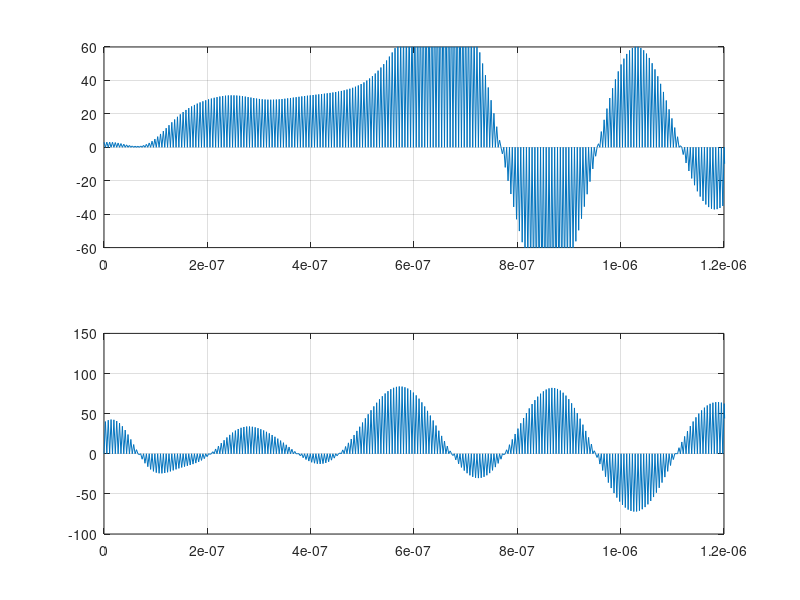
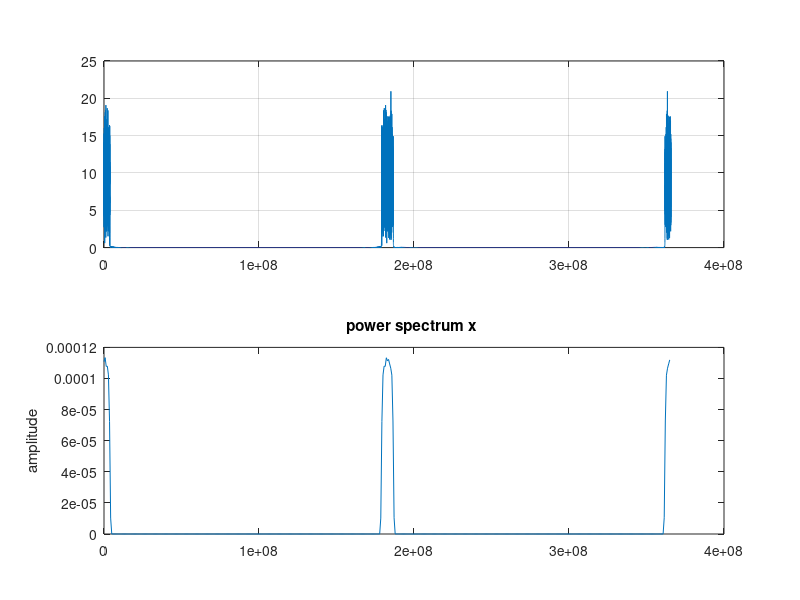
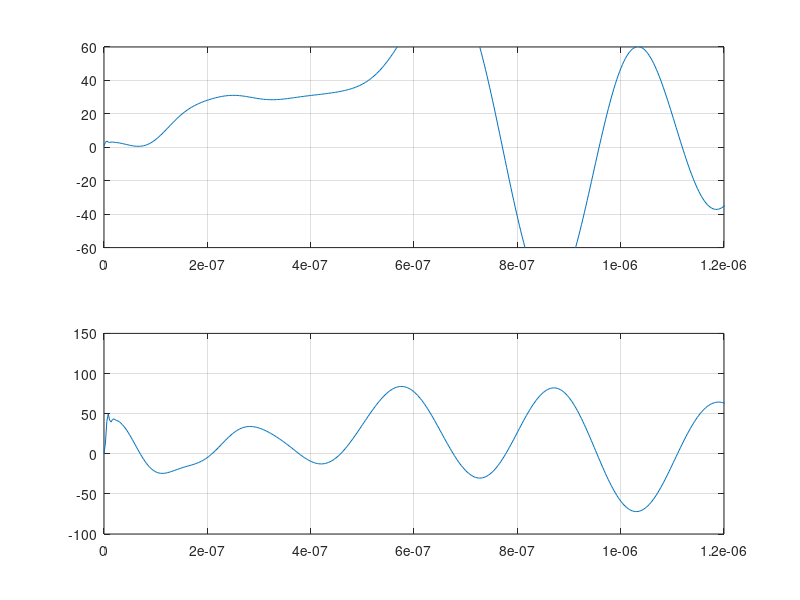
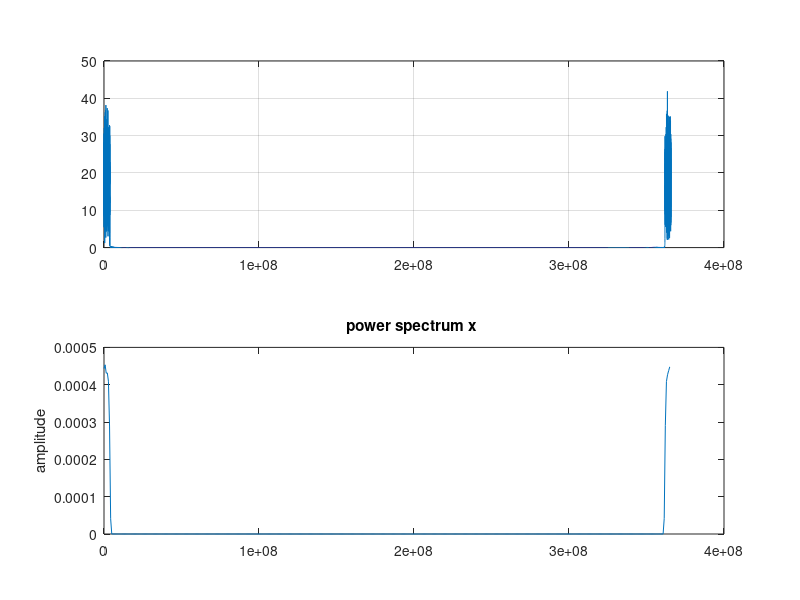

These figures' MATLAB source, in order:
%DVB-T 2K Reception
clear all;
close all;
Tu=224e-6; %useful OFDM symbol period
T=Tu/2048; %baseband elementary period
G=0; %choice of 1/4, 1/8, 1/16, and 1/32
delta=G*Tu; %guard band duration
Ts=delta+Tu; %total OFDM symbol period
Kmax=1705; %number of subcarriers
Kmin=0;
FS=4096; %IFFT/FFT length
q=10; %carrier period to elementary period ratio
fc=q*1/T; %carrier frequency
Rs=4*fc; %simulation period
t=0:1/Rs:Tu;
tt=0:T/2:Tu;
%Data generator
sM = 2;
[x,y] = meshgrid((-sM+1):2:(sM-1),(-sM+1):2:(sM-1));
alphabet = x(:) + 1i*y(:);
N=Kmax+1;
rand('state',0);
a=-1+2*round(rand(N,1)).'+i*(-1+2*round(rand(N,1))).';
A=length(a);
info=zeros(FS,1);
info(1:(A/2)) = [ a(1:(A/2)).'];
info((FS-((A/2)-1)):FS) = [ a(((A/2)+1):A).'];
carriers=FS.*ifft(info,FS);
%Upconverter
L = length(carriers);
chips = [ carriers.';zeros((2*q)-1,L)];
p=1/Rs:1/Rs:T/2;
g=ones(length(p),1);
dummy=conv(g,chips(:));
u=[dummy; zeros(46,1)];
[b,aa] = butter(13,1/20);
uoft = filter(b,aa,u);
delay=64; %Reconstruction filter delay
s_tilde=(uoft(delay+(1:length(t))).').*exp(1i*2*pi*fc*t);
14
s=real(s_tilde);
%OFDM RECEPTION
%Downconversion
r_tilde=exp(-1i*2*pi*fc*t).*s; %(F)
figure(1);
subplot(211);
plot(t,real(r_tilde));
axis([0e-7 12e-7 -60 60]);
grid on;
figure(1);
subplot(212);
plot(t,imag(r_tilde));
axis([0e-7 12e-7 -100 150]);
grid on;
figure(2);
ff=(Rs)*(1:(q*FS))/(q*FS);
subplot(211);
plot(ff,abs(fft(r_tilde,q*FS))/FS);
grid on;
figure(2);
subplot(212);
pwelch(r_tilde,[],[],[],Rs);
%Carrier suppression
[B,AA] = butter(3,1/2);
r_info=2*filter(B,AA,r_tilde); %Baseband signal continuous-time (G)
figure(3);
subplot(211);
plot(t,real(r_info));
axis([0 12e-7 -60 60]);
grid on;
figure(3);
subplot(212);
plot(t,imag(r_info));
axis([0 12e-7 -100 150]);
grid on;
figure(4);
f=(2/T)*(1:(FS))/(FS);
subplot(211);
plot(ff,abs(fft(r_info,q*FS))/FS);
grid on;
subplot(212);
pwelch(r_info,[],[],[],Rs);
%Sampling
r_data=real(r_info(1:(2*q):length(t)))... %Baseband signal, discretetime
+1i*imag(r_info(1:(2*q):length(t))); % (H)
figure(5);
subplot(211);
stem(tt(1:20),(real(r_data(1:20))));
axis([0 12e-7 -60 60]);
grid on;
figure(5);
subplot(212);
stem(tt(1:20),(imag(r_data(1:20))));
axis([0 12e-7 -100 150]);
grid on;
figure(6);
f=(2/T)*(1:(FS))/(FS);
subplot(211);
plot(f,abs(fft(r_data,FS))/FS);
grid on;
subplot(212);
pwelch(r_data,[],[],[],2/T);
%FFT
info_2N=(1/FS).*fft(r_data,FS); % (I)
info_h=[info_2N(1:A/2) info_2N((FS-((A/2)-1)):FS)];
%Slicing
for k=1:N,
a_hat(k)=alphabet((info_h(k)-alphabet)==min(info_h(k)-alphabet)); %(J)
end;
figure(7)
plot(info_h((1:A)),'.k');
title('info-h Received Constellation')
axis square;
axis equal;
figure(8)
plot(a_hat((1:A)),'or');
title('a_hat 4-QAM')
axis square;
axis equal;
grid on;
axis([-1.5 1.5 -1.5 1.5]);